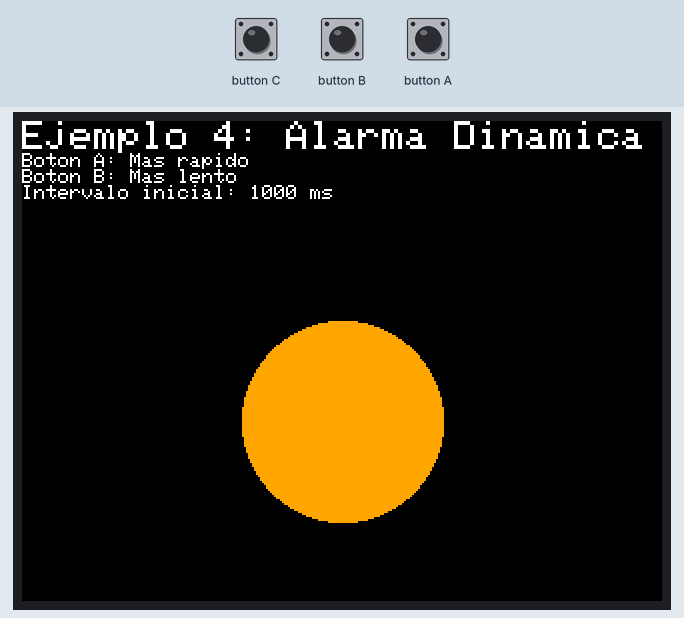
A sketch run on a simulated ESP32. Parts: 320×240 colour display. Inputs (shaded band) come from the test bench. What the sketch prints to the serial monitor is not drawn.

Above: at 1.8 s.
1.9 s: button B pressed for 0.15 s
At 2.6 s:
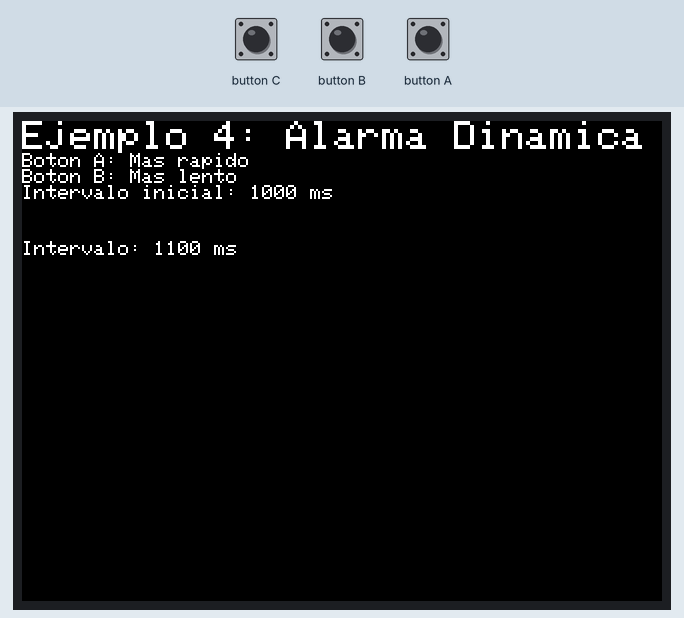
5.0 s: button A pressed for 0.15 s
At 6.0 s:
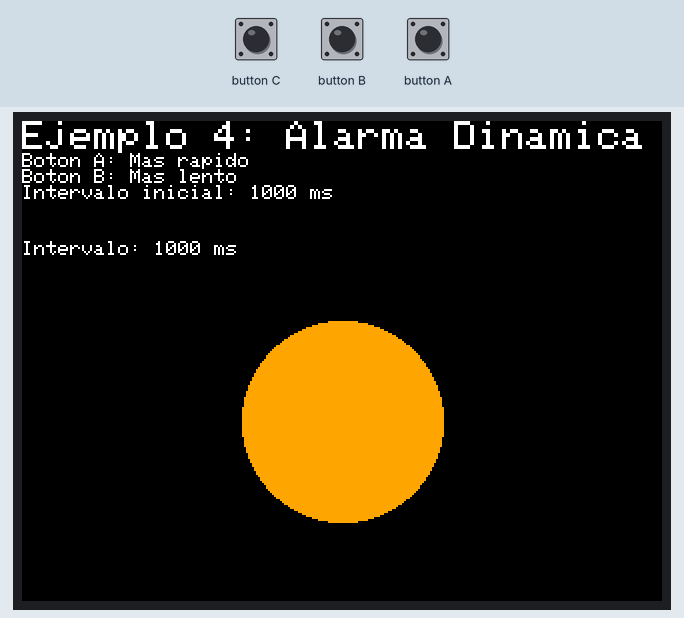
6.7 s: button A pressed for 1 s
At 7.6 s:
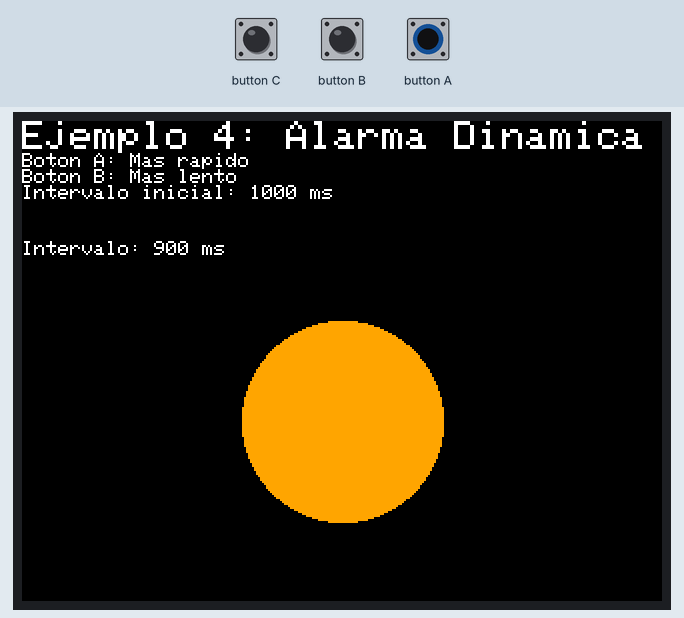
9.2 s: button B pressed for 1 s
At 10.0 s:
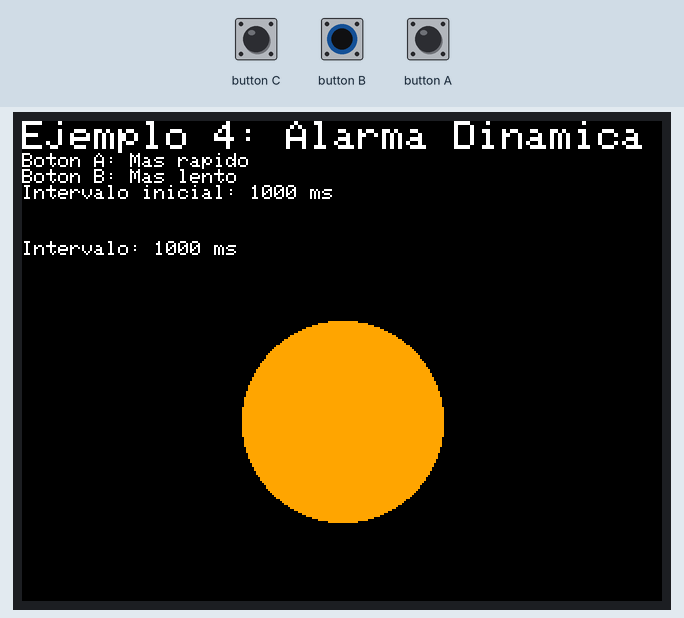
Timing chart, 0 to 12.2 s (numbered marks = the images above; inputs shaded):
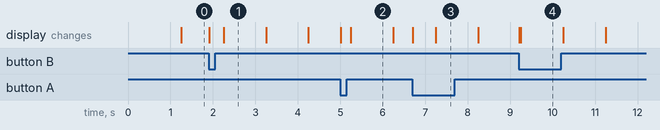

The sketch:

04_Dynamic_Alarm_Value.ino
```cpp
// 4. Cambio Dinámico del Valor de Alarma (para M5Stack)
// Este ejemplo demuestra cómo cambiar la frecuencia de una interrupción de temporizador
// en tiempo de ejecución usando los botones A y B del M5Stack.

#include <M5Stack.h>

hw_timer_t *timer = NULL;
volatile bool flag = false;

// El valor de la alarma se declara globalmente para poder modificarlo
uint64_t alarmValue = 1000000; // Valor inicial: 1 segundo

void IRAM_ATTR onTimer() {
  flag = true;
}

void setup() {
  M5.begin();
  Serial.begin(115200);

  M5.Lcd.fillScreen(BLACK);
  M5.Lcd.setTextSize(2);
  M5.Lcd.setCursor(0, 0);
  M5.Lcd.println("Ejemplo 4: Alarma Dinamica");
  M5.Lcd.setTextSize(1);
  M5.Lcd.println("Boton A: Mas rapido");
  M5.Lcd.println("Boton B: Mas lento");

  // --- Configuración del Temporizador ---
  timer = timerBegin(0, 80, true); // Timer 0, 1 tick = 1 µs
  timerAttachInterrupt(timer, &onTimer, true);

  // Escribimos el valor inicial de la alarma
  timerAlarmWrite(timer, alarmValue, true); // Auto-reload habilitado
  timerAlarmEnable(timer);

  Serial.printf("Timer configurado con alarma inicial de %llu us\n", alarmValue);
  M5.Lcd.printf("Intervalo inicial: %d ms\n", alarmValue / 1000);
}

void loop() {
  M5.update();

  // --- Cambiar el valor de la alarma dinámicamente ---

  // Botón A: Reduce el intervalo (más rápido)
  if (M5.BtnA.wasPressed()) {
    if (alarmValue > 100000) { // Límite mínimo de 100ms
      alarmValue -= 100000; // Resta 100ms
      timerAlarmWrite(timer, alarmValue, true); // Actualiza el temporizador con el nuevo valor
      Serial.printf("Nuevo intervalo: %llu us\n", alarmValue);
      M5.Lcd.fillRect(0, 60, 320, 20, BLACK);
      M5.Lcd.setCursor(0, 60);
      M5.Lcd.printf("Intervalo: %d ms", alarmValue / 1000);
    }
  }

  // Botón B: Aumenta el intervalo (más lento)
  if (M5.BtnB.wasPressed()) {
    if (alarmValue < 5000000) { // Límite máximo de 5s
      alarmValue += 100000; // Suma 100ms
      timerAlarmWrite(timer, alarmValue, true); // Actualiza el temporizador
      Serial.printf("Nuevo intervalo: %llu us\n", alarmValue);
      M5.Lcd.fillRect(0, 60, 320, 20, BLACK);
      M5.Lcd.setCursor(0, 60);
      M5.Lcd.printf("Intervalo: %d ms", alarmValue / 1000);
    }
  }

  // --- Manejo de la Interrupción ---
  if (flag) {
    flag = false;

    // Haz parpadear un círculo en el centro de la pantalla
    static bool circleState = false;
    circleState = !circleState;
    if (circleState) {
      M5.Lcd.fillCircle(160, 150, 50, ORANGE);
    } else {
      M5.Lcd.fillCircle(160, 150, 50, BLACK);
    }
  }
}
```

Measured:
- after the input at 1.9 s, the display: first changes at once (image 1 shows a later state)
- after the input at 5.0 s, the display: first changes at once (image 2 shows a later state)
- after the input at 6.7 s, the display: first changes at once (image 3 shows a later state)
- after the input at 9.2 s, the display: first changes at once (image 4 shows a later state)
- what the display in image 1 shows lasts 1.0 s, from 2.3 s to 3.3 s
